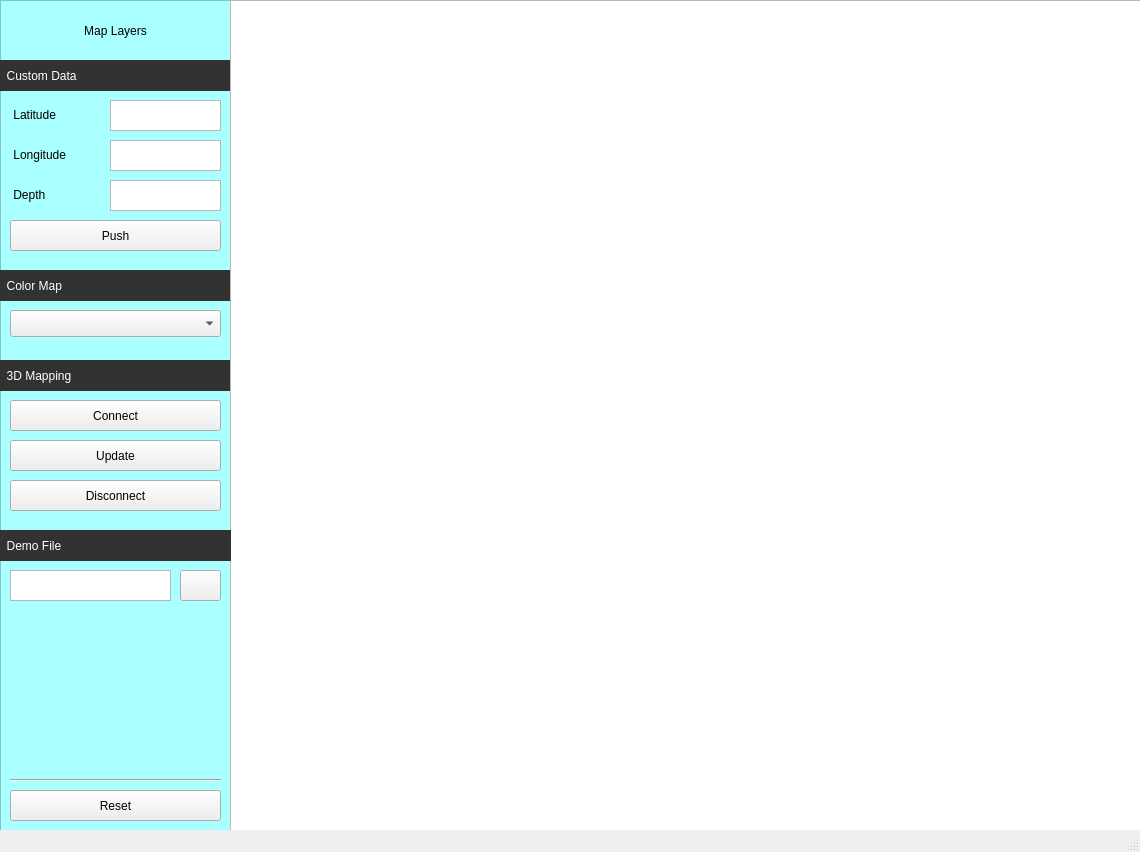
<?xml version="1.0" encoding="UTF-8"?>
<ui version="4.0">
 <class>MainWindow</class>
 <widget class="QMainWindow" name="MainWindow">
  <property name="geometry">
   <rect>
    <x>0</x>
    <y>0</y>
    <width>1140</width>
    <height>852</height>
   </rect>
  </property>
  <property name="windowTitle">
   <string>MainWindow</string>
  </property>
  <widget class="QWidget" name="centralwidget">
   <widget class="QPushButton" name="pushButton_push">
    <property name="geometry">
     <rect>
      <x>10</x>
      <y>220</y>
      <width>211</width>
      <height>31</height>
     </rect>
    </property>
    <property name="styleSheet">
     <string notr="true"/>
    </property>
    <property name="text">
     <string>Push</string>
    </property>
   </widget>
   <widget class="QGraphicsView" name="graphicsView">
    <property name="geometry">
     <rect>
      <x>230</x>
      <y>0</y>
      <width>911</width>
      <height>831</height>
     </rect>
    </property>
   </widget>
   <widget class="QLabel" name="label_latitude">
    <property name="geometry">
     <rect>
      <x>10</x>
      <y>100</y>
      <width>81</width>
      <height>29</height>
     </rect>
    </property>
    <property name="text">
     <string> Latitude</string>
    </property>
   </widget>
   <widget class="QLabel" name="label_longitude">
    <property name="geometry">
     <rect>
      <x>10</x>
      <y>140</y>
      <width>81</width>
      <height>29</height>
     </rect>
    </property>
    <property name="text">
     <string> Longitude</string>
    </property>
   </widget>
   <widget class="QLabel" name="label_depth">
    <property name="geometry">
     <rect>
      <x>10</x>
      <y>180</y>
      <width>81</width>
      <height>29</height>
     </rect>
    </property>
    <property name="text">
     <string> Depth</string>
    </property>
   </widget>
   <widget class="QPushButton" name="pushButton_reset">
    <property name="geometry">
     <rect>
      <x>10</x>
      <y>790</y>
      <width>211</width>
      <height>31</height>
     </rect>
    </property>
    <property name="styleSheet">
     <string notr="true"/>
    </property>
    <property name="text">
     <string>Reset</string>
    </property>
   </widget>
   <widget class="QPushButton" name="pushButton_updateDB">
    <property name="geometry">
     <rect>
      <x>10</x>
      <y>440</y>
      <width>211</width>
      <height>31</height>
     </rect>
    </property>
    <property name="styleSheet">
     <string notr="true"/>
    </property>
    <property name="text">
     <string>Update</string>
    </property>
   </widget>
   <widget class="QComboBox" name="comboBox_colorMap">
    <property name="geometry">
     <rect>
      <x>10</x>
      <y>310</y>
      <width>211</width>
      <height>27</height>
     </rect>
    </property>
    <property name="styleSheet">
     <string notr="true"/>
    </property>
    <property name="currentText">
     <string/>
    </property>
    <property name="currentIndex">
     <number>-1</number>
    </property>
   </widget>
   <widget class="QPushButton" name="pushButton_connectDB">
    <property name="geometry">
     <rect>
      <x>10</x>
      <y>400</y>
      <width>211</width>
      <height>31</height>
     </rect>
    </property>
    <property name="styleSheet">
     <string notr="true"/>
    </property>
    <property name="text">
     <string>Connect</string>
    </property>
   </widget>
   <widget class="QPushButton" name="pushButton_disconnectDB">
    <property name="geometry">
     <rect>
      <x>10</x>
      <y>480</y>
      <width>211</width>
      <height>31</height>
     </rect>
    </property>
    <property name="styleSheet">
     <string notr="true"/>
    </property>
    <property name="text">
     <string>Disconnect</string>
    </property>
   </widget>
   <widget class="QListWidget" name="listWidget">
    <property name="geometry">
     <rect>
      <x>0</x>
      <y>0</y>
      <width>231</width>
      <height>831</height>
     </rect>
    </property>
    <property name="styleSheet">
     <string notr="true">background-color: rgb(170, 255, 255);</string>
    </property>
   </widget>
   <widget class="QTextEdit" name="textEdit_depth">
    <property name="geometry">
     <rect>
      <x>110</x>
      <y>180</y>
      <width>111</width>
      <height>31</height>
     </rect>
    </property>
   </widget>
   <widget class="QTextEdit" name="textEdit_longitude">
    <property name="geometry">
     <rect>
      <x>110</x>
      <y>140</y>
      <width>111</width>
      <height>31</height>
     </rect>
    </property>
   </widget>
   <widget class="QLabel" name="label_display">
    <property name="geometry">
     <rect>
      <x>250</x>
      <y>20</y>
      <width>61</width>
      <height>17</height>
     </rect>
    </property>
    <property name="styleSheet">
     <string notr="true">color: rgb(255, 255, 255);</string>
    </property>
    <property name="text">
     <string> Display</string>
    </property>
   </widget>
   <widget class="QLabel" name="label_customData">
    <property name="geometry">
     <rect>
      <x>0</x>
      <y>60</y>
      <width>231</width>
      <height>31</height>
     </rect>
    </property>
    <property name="styleSheet">
     <string notr="true">background-color: rgb(50, 50, 50);
color: rgb(255, 255, 255);</string>
    </property>
    <property name="text">
     <string>  Custom Data</string>
    </property>
    <property name="alignment">
     <set>Qt::AlignLeading|Qt::AlignLeft|Qt::AlignVCenter</set>
    </property>
   </widget>
   <widget class="QLabel" name="label_mapLayers">
    <property name="geometry">
     <rect>
      <x>10</x>
      <y>10</y>
      <width>211</width>
      <height>41</height>
     </rect>
    </property>
    <property name="styleSheet">
     <string notr="true">font: 75 15pt &quot;Ubuntu&quot;;</string>
    </property>
    <property name="text">
     <string>Map Layers</string>
    </property>
    <property name="alignment">
     <set>Qt::AlignCenter</set>
    </property>
   </widget>
   <widget class="QLabel" name="label_colorMap">
    <property name="geometry">
     <rect>
      <x>0</x>
      <y>270</y>
      <width>231</width>
      <height>31</height>
     </rect>
    </property>
    <property name="styleSheet">
     <string notr="true">background-color: rgb(50, 50, 50);
color: rgb(255, 255, 255);</string>
    </property>
    <property name="text">
     <string>  Color Map</string>
    </property>
    <property name="alignment">
     <set>Qt::AlignLeading|Qt::AlignLeft|Qt::AlignVCenter</set>
    </property>
   </widget>
   <widget class="QLabel" name="label_3DMapping">
    <property name="geometry">
     <rect>
      <x>0</x>
      <y>360</y>
      <width>231</width>
      <height>31</height>
     </rect>
    </property>
    <property name="styleSheet">
     <string notr="true">background-color: rgb(50, 50, 50);
color: rgb(255, 255, 255);</string>
    </property>
    <property name="text">
     <string>  3D Mapping</string>
    </property>
    <property name="alignment">
     <set>Qt::AlignLeading|Qt::AlignLeft|Qt::AlignVCenter</set>
    </property>
   </widget>
   <widget class="Line" name="line">
    <property name="geometry">
     <rect>
      <x>10</x>
      <y>770</y>
      <width>211</width>
      <height>20</height>
     </rect>
    </property>
    <property name="orientation">
     <enum>Qt::Horizontal</enum>
    </property>
   </widget>
   <widget class="QLabel" name="label_demoFile">
    <property name="geometry">
     <rect>
      <x>0</x>
      <y>530</y>
      <width>231</width>
      <height>31</height>
     </rect>
    </property>
    <property name="styleSheet">
     <string notr="true">background-color: rgb(50, 50, 50);
color: rgb(255, 255, 255);</string>
    </property>
    <property name="text">
     <string>  Demo File</string>
    </property>
    <property name="alignment">
     <set>Qt::AlignLeading|Qt::AlignLeft|Qt::AlignVCenter</set>
    </property>
   </widget>
   <widget class="QLabel" name="label_filePath">
    <property name="geometry">
     <rect>
      <x>20</x>
      <y>570</y>
      <width>141</width>
      <height>31</height>
     </rect>
    </property>
    <property name="styleSheet">
     <string notr="true"/>
    </property>
    <property name="text">
     <string/>
    </property>
   </widget>
   <widget class="QPushButton" name="pushButton_filePath">
    <property name="geometry">
     <rect>
      <x>180</x>
      <y>570</y>
      <width>41</width>
      <height>31</height>
     </rect>
    </property>
    <property name="styleSheet">
     <string notr="true"/>
    </property>
    <property name="text">
     <string/>
    </property>
    <property name="icon">
     <iconset>
      <normaloff>icons/open.png</normaloff>icons/open.png</iconset>
    </property>
    <property name="iconSize">
     <size>
      <width>20</width>
      <height>20</height>
     </size>
    </property>
   </widget>
   <widget class="QListWidget" name="listWidget_filePath">
    <property name="geometry">
     <rect>
      <x>10</x>
      <y>570</y>
      <width>161</width>
      <height>31</height>
     </rect>
    </property>
   </widget>
   <widget class="QTextEdit" name="textEdit_latitude">
    <property name="geometry">
     <rect>
      <x>110</x>
      <y>100</y>
      <width>111</width>
      <height>31</height>
     </rect>
    </property>
   </widget>
   <zorder>listWidget</zorder>
   <zorder>label_latitude</zorder>
   <zorder>pushButton_push</zorder>
   <zorder>label_longitude</zorder>
   <zorder>label_depth</zorder>
   <zorder>pushButton_reset</zorder>
   <zorder>pushButton_updateDB</zorder>
   <zorder>comboBox_colorMap</zorder>
   <zorder>pushButton_connectDB</zorder>
   <zorder>pushButton_disconnectDB</zorder>
   <zorder>textEdit_depth</zorder>
   <zorder>textEdit_longitude</zorder>
   <zorder>label_customData</zorder>
   <zorder>label_mapLayers</zorder>
   <zorder>label_colorMap</zorder>
   <zorder>label_3DMapping</zorder>
   <zorder>line</zorder>
   <zorder>graphicsView</zorder>
   <zorder>label_display</zorder>
   <zorder>label_demoFile</zorder>
   <zorder>pushButton_filePath</zorder>
   <zorder>listWidget_filePath</zorder>
   <zorder>label_filePath</zorder>
   <zorder>textEdit_latitude</zorder>
  </widget>
  <widget class="QStatusBar" name="statusbar"/>
 </widget>
 <tabstops>
  <tabstop>listWidget</tabstop>
  <tabstop>textEdit_longitude</tabstop>
  <tabstop>textEdit_depth</tabstop>
  <tabstop>pushButton_push</tabstop>
  <tabstop>comboBox_colorMap</tabstop>
  <tabstop>pushButton_connectDB</tabstop>
  <tabstop>pushButton_updateDB</tabstop>
  <tabstop>pushButton_disconnectDB</tabstop>
  <tabstop>pushButton_reset</tabstop>
  <tabstop>graphicsView</tabstop>
 </tabstops>
 <resources/>
 <connections/>
 <slots>
  <slot>open_path()</slot>
  <slot>update_customData()</slot>
  <slot>reset_graph()</slot>
  <slot>update_db()</slot>
  <slot>update_colorMap()</slot>
  <slot>connect_db()</slot>
  <slot>disconnect_db()</slot>
 </slots>
</ui>
